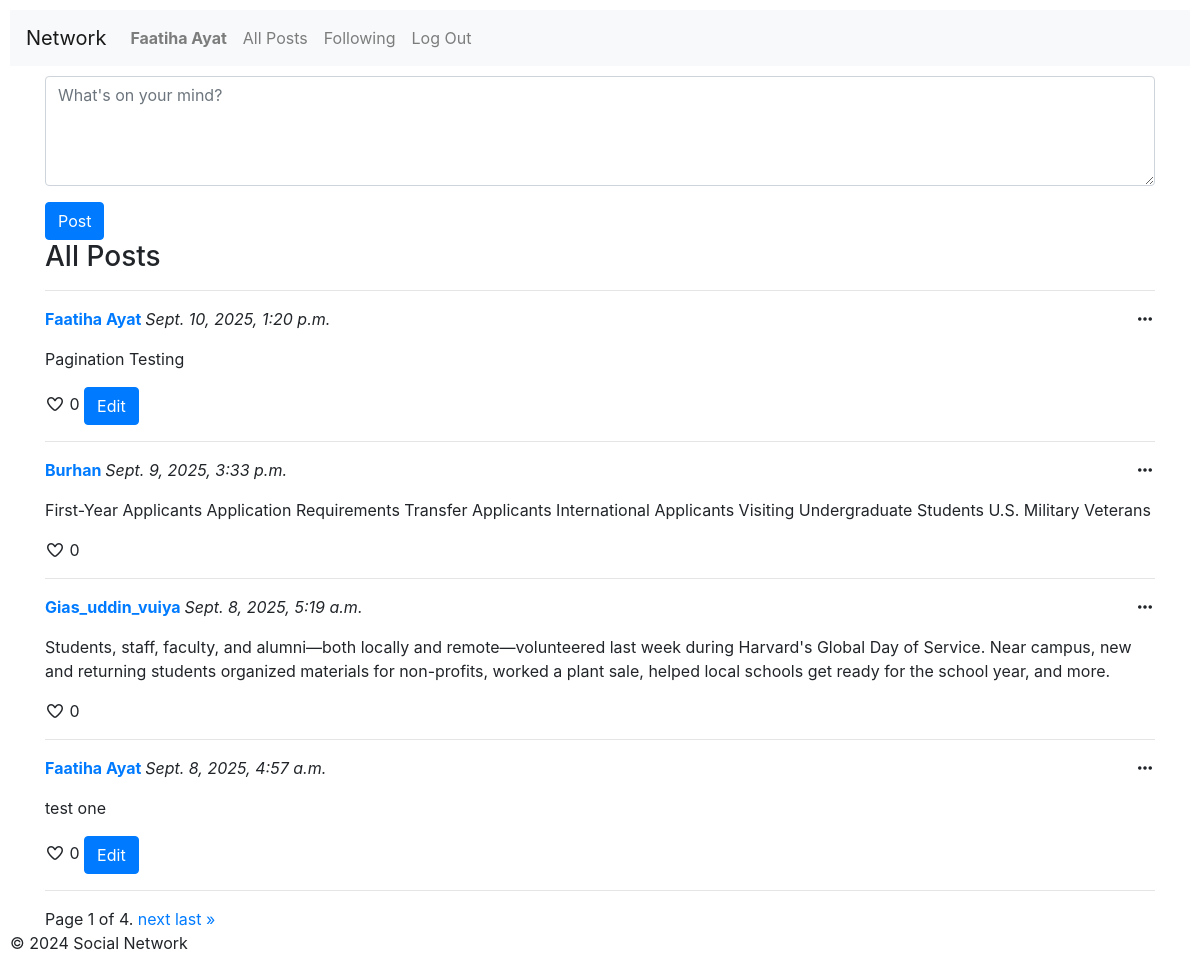
/ (signed in), run on an earlier commit of the app's database.
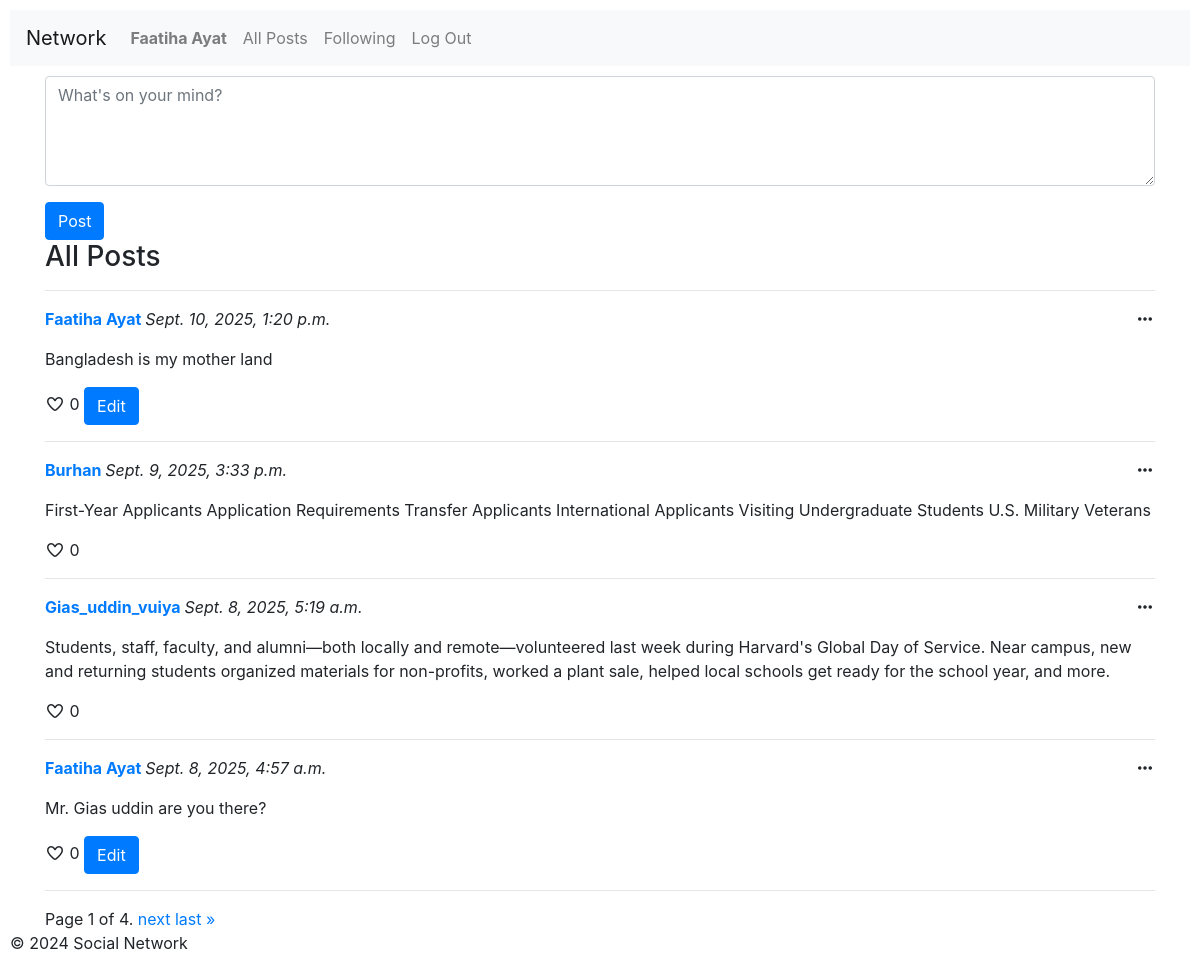
And on a later commit of the database.
### network/models.py (models this page shows, shortened)
class Post(models.Model):
    user = models.ForeignKey(User, on_delete=models.CASCADE, related_name="posts")
    content = models.TextField()
    timestamp = models.DateTimeField(auto_now_add=True)

class User(AbstractUser):
    pass

### network/views.py (the view, shortened to what this page needs)
# urls.py: path("", views.index, name="index"),
def index(request):
    posts = Post.objects.all().order_by("-timestamp").all()
    paginator = Paginator(posts, 4)  # Show 10 posts per page
    page_number = request.GET.get('page')
    posts = paginator.get_page(page_number)
    return render(request, "network/index.html", {
        "posts": posts,
    })

### network/templates/network/index.html (shortened to what this page needs)
{% extends "network/layout.html" %}
{% block body %}
    {% if user.is_authenticated %}
        <div class="container">
            <section class="create-post">
                <form action="{% url 'index'%}" method="post">
                    <div class="form-group">
                        <textarea class="form-control" name="content" placeholder="What's on your mind?" cols="10" rows="4"></textarea>
                    </div>
                    <input class="btn btn-primary" type="submit" value="Post">
                </form>
            </section>
            <section class="all-posts">
                <h3>All Posts</h3>
                <hr>
                {% for post in posts %}
                    <div class="post">
                        <p>
                            <strong>
                                <a href="{% url 'profile' post.user.username %}">{{ post.user.username }}</a>
                            </strong>
                            <em>{{ post.timestamp }}</em>
                                <span class="ellipsis">
                                    <i class="fa-solid fa-ellipsis"></i>
                                </span>
                            </p>
                        <p  class="post-content">{{ post.content }}</p>
                        <i class="fa-regular fa-heart"></i> <span>0</span>
                        {% if user.username == post.user.username %}
                            <button class="btn btn-primary edit-content-btn" data-set="{{ post.id }}">
                                Edit
                            </button>
                            {% endif %}
                        <hr>
                    </div>
                {% empty %}
                    <p>No posts available.</p>
                {% endfor %}
            </section>
            <section>
                <div class="pagination">
                    <span class="page-links">
                        <span class="current">
                            Page {{ posts.number }} of {{ posts.paginator.num_pages }}.
                        </span>
                        {% if posts.has_next %}
                            <a href="?page={{ posts.next_page_number }}">next</a>
                            <a href="?page={{ posts.paginator.num_pages }}">last &raquo;</a>
                        {% endif %}
                    </span>
                </div>
            </section>
        </div>
    {% endif %}
{% endblock %}

What changed in the data, as far as the page shows it:
changed Post: content "Pagination Testing" → "Bangladesh is my mother land"
changed Post: content "test one" → "Mr. Gias uddin are you there?"
